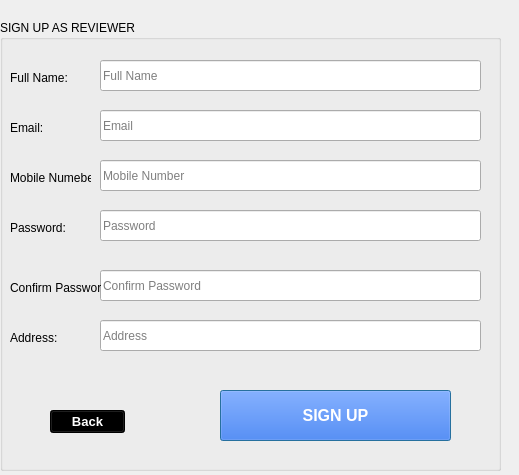
<?xml version="1.0" encoding="UTF-8"?>
<ui version="4.0">
 <class>Dialog</class>
 <widget class="QDialog" name="Dialog">
  <property name="geometry">
   <rect>
    <x>0</x>
    <y>0</y>
    <width>519</width>
    <height>475</height>
   </rect>
  </property>
  <property name="windowTitle">
   <string>Dialog</string>
  </property>
  <widget class="QGroupBox" name="groupBox">
   <property name="geometry">
    <rect>
     <x>0</x>
     <y>20</y>
     <width>501</width>
     <height>451</height>
    </rect>
   </property>
   <property name="whatsThis">
    <string>&lt;!DOCTYPE HTML PUBLIC &quot;-//W3C//DTD HTML 4.0//EN&quot; &quot;http://www.w3.org/TR/REC-html40/strict.dtd&quot;&gt;
&lt;html&gt;&lt;head&gt;&lt;meta name=&quot;qrichtext&quot; content=&quot;1&quot; /&gt;&lt;style type=&quot;text/css&quot;&gt;
p, li { white-space: pre-wrap; }
&lt;/style&gt;&lt;/head&gt;&lt;body style=&quot; font-family:'MS Shell Dlg 2'; font-size:8pt; font-weight:400; font-style:normal;&quot;&gt;
&lt;p style=&quot;-qt-paragraph-type:empty; margin-top:0px; margin-bottom:0px; margin-left:0px; margin-right:0px; -qt-block-indent:0; text-indent:0px;&quot;&gt;&lt;br /&gt;&lt;/p&gt;&lt;/body&gt;&lt;/html&gt;</string>
   </property>
   <property name="styleSheet">
    <string notr="true"/>
   </property>
   <property name="title">
    <string>SIGN UP AS REVIEWER</string>
   </property>
   <widget class="QLineEdit" name="lineEdit">
    <property name="geometry">
     <rect>
      <x>100</x>
      <y>40</y>
      <width>381</width>
      <height>31</height>
     </rect>
    </property>
    <property name="toolTip">
     <string>Full name</string>
    </property>
    <property name="statusTip">
     <string/>
    </property>
    <property name="inputMask">
     <string/>
    </property>
    <property name="text">
     <string/>
    </property>
    <property name="placeholderText">
     <string>Full Name</string>
    </property>
   </widget>
   <widget class="QLineEdit" name="lineEdit_2">
    <property name="geometry">
     <rect>
      <x>100</x>
      <y>190</y>
      <width>381</width>
      <height>31</height>
     </rect>
    </property>
    <property name="toolTip">
     <string>Full name</string>
    </property>
    <property name="statusTip">
     <string/>
    </property>
    <property name="inputMask">
     <string/>
    </property>
    <property name="text">
     <string/>
    </property>
    <property name="placeholderText">
     <string>Password</string>
    </property>
   </widget>
   <widget class="QLineEdit" name="lineEdit_3">
    <property name="geometry">
     <rect>
      <x>100</x>
      <y>90</y>
      <width>381</width>
      <height>31</height>
     </rect>
    </property>
    <property name="toolTip">
     <string>Full name</string>
    </property>
    <property name="statusTip">
     <string/>
    </property>
    <property name="inputMask">
     <string/>
    </property>
    <property name="text">
     <string/>
    </property>
    <property name="placeholderText">
     <string>Email</string>
    </property>
   </widget>
   <widget class="QLineEdit" name="lineEdit_5">
    <property name="geometry">
     <rect>
      <x>100</x>
      <y>140</y>
      <width>381</width>
      <height>31</height>
     </rect>
    </property>
    <property name="toolTip">
     <string>Full name</string>
    </property>
    <property name="statusTip">
     <string/>
    </property>
    <property name="inputMask">
     <string/>
    </property>
    <property name="text">
     <string/>
    </property>
    <property name="placeholderText">
     <string>Mobile Number</string>
    </property>
   </widget>
   <widget class="QLineEdit" name="lineEdit_6">
    <property name="geometry">
     <rect>
      <x>100</x>
      <y>250</y>
      <width>381</width>
      <height>31</height>
     </rect>
    </property>
    <property name="toolTip">
     <string>Full name</string>
    </property>
    <property name="statusTip">
     <string/>
    </property>
    <property name="inputMask">
     <string/>
    </property>
    <property name="text">
     <string/>
    </property>
    <property name="placeholderText">
     <string>Confirm Password</string>
    </property>
   </widget>
   <widget class="QLineEdit" name="lineEdit_7">
    <property name="geometry">
     <rect>
      <x>100</x>
      <y>300</y>
      <width>381</width>
      <height>31</height>
     </rect>
    </property>
    <property name="toolTip">
     <string>Full name</string>
    </property>
    <property name="statusTip">
     <string/>
    </property>
    <property name="inputMask">
     <string/>
    </property>
    <property name="text">
     <string/>
    </property>
    <property name="placeholderText">
     <string>Address</string>
    </property>
   </widget>
   <widget class="QPushButton" name="pushButton">
    <property name="geometry">
     <rect>
      <x>220</x>
      <y>370</y>
      <width>231</width>
      <height>51</height>
     </rect>
    </property>
    <property name="font">
     <font>
      <pointsize>12</pointsize>
      <bold>true</bold>
     </font>
    </property>
    <property name="styleSheet">
     <string notr="true">color: rgb(255, 255, 255);
background-color: rgb(0, 85, 255);</string>
    </property>
    <property name="text">
     <string>SIGN UP</string>
    </property>
   </widget>
   <widget class="QLabel" name="label">
    <property name="geometry">
     <rect>
      <x>10</x>
      <y>50</y>
      <width>61</width>
      <height>16</height>
     </rect>
    </property>
    <property name="text">
     <string>Full Name:</string>
    </property>
   </widget>
   <widget class="QLabel" name="label_2">
    <property name="geometry">
     <rect>
      <x>10</x>
      <y>100</y>
      <width>61</width>
      <height>16</height>
     </rect>
    </property>
    <property name="text">
     <string>Email:</string>
    </property>
   </widget>
   <widget class="QLabel" name="label_3">
    <property name="geometry">
     <rect>
      <x>10</x>
      <y>150</y>
      <width>81</width>
      <height>16</height>
     </rect>
    </property>
    <property name="text">
     <string>Mobile Numeber:</string>
    </property>
   </widget>
   <widget class="QLabel" name="label_4">
    <property name="geometry">
     <rect>
      <x>10</x>
      <y>310</y>
      <width>61</width>
      <height>16</height>
     </rect>
    </property>
    <property name="text">
     <string>Address:</string>
    </property>
   </widget>
   <widget class="QLabel" name="label_5">
    <property name="geometry">
     <rect>
      <x>10</x>
      <y>260</y>
      <width>91</width>
      <height>16</height>
     </rect>
    </property>
    <property name="text">
     <string>Confirm Password:</string>
    </property>
   </widget>
   <widget class="QLabel" name="label_6">
    <property name="geometry">
     <rect>
      <x>10</x>
      <y>200</y>
      <width>61</width>
      <height>16</height>
     </rect>
    </property>
    <property name="text">
     <string>Password:</string>
    </property>
   </widget>
   <widget class="QPushButton" name="pushButton_2">
    <property name="geometry">
     <rect>
      <x>50</x>
      <y>390</y>
      <width>75</width>
      <height>23</height>
     </rect>
    </property>
    <property name="font">
     <font>
      <pointsize>10</pointsize>
      <bold>true</bold>
     </font>
    </property>
    <property name="styleSheet">
     <string notr="true">color: rgb(255, 255, 255);
background-color: rgb(0, 0, 0);</string>
    </property>
    <property name="text">
     <string>Back</string>
    </property>
   </widget>
  </widget>
 </widget>
 <resources/>
 <connections/>
</ui>
